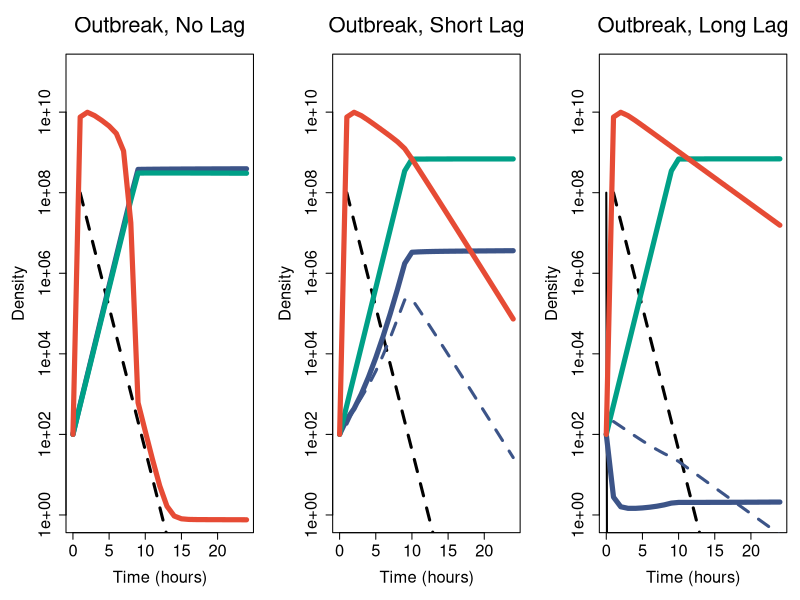
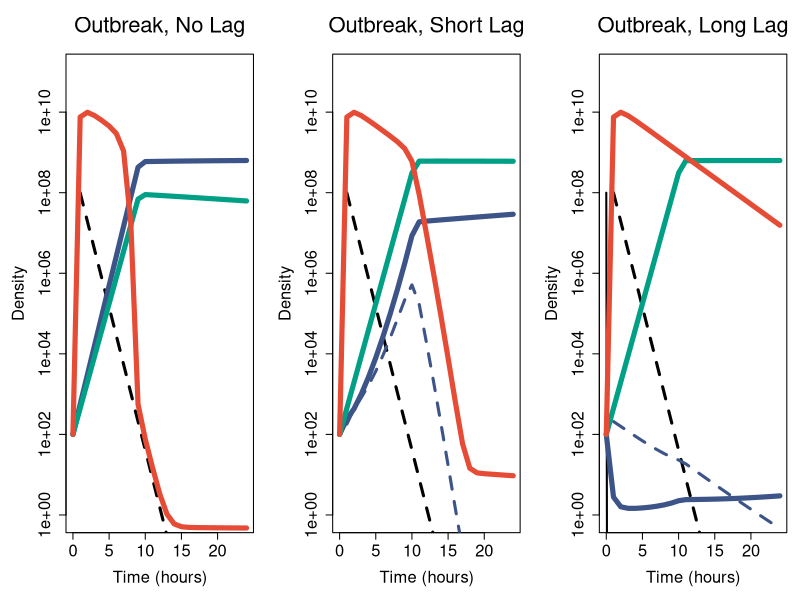

These figures' R source, in order:


#Early infection dynamics during an outbreak (24 hrs w/ susceptible initial population)

library(deSolve)
library(ggsci)
library(scales)

autoimmunitySystem <- function(t, state, parameters) {
  with(as.list(c(state, parameters)),{
    # rate of change
    V <- max(V,0)
    U <- max(U,0)
    D <- max(D,0)
    SM <- max(SM,0)
    I <- max(I,0)
    Iv <- max(Iv,0)
    Id <- max(Id,0)
    dR <- w*(r0-R) - e*v*R*(U+D+SM)/(z+R)
    dU <- ((1-2*mu/alpha)*v*R/(z+R) - delta*V - w)*U
    dI <- delta*U*V - gam*I - w*I - mu*Iv
    dIv <- delta*U*V + gam*log(beta)*Iv - (gam*exp(xi*log(beta))/xi)*I - mu*(Iv^2)/(I+1e-16)
    dD <- ((1-2*mu/alpha)*v*R/(z+R) - w - delta*V)*D + mu*Iv + phi*Id
    dId <-  delta*D*V - phi*Id - w*Id
    dSM <- ((1-kappa)*v*R/(z+R) - w)*SM
    dV <- w*(v0-V) + beta*gam*I - delta*(U+D)*V
    
    # return the rate of change
    list(c(dR,dU,dI,dIv,dD,dId,dSM,dV))
  }) # end with(as.list ...
}

autoimmunitySystemNoLag <- function(t, state, parameters) {
  with(as.list(c(state, parameters)),{
    # rate of change
    V <- max(V,0)
    U <- max(U,0)
    D <- max(D,0)
    SM <- max(SM,0)
    I <- max(I,0)
    Iv <- max(Iv,0)
    Id <- max(Id,0)
    dR <- w*(r0-R) - e*v*R*(U+D+SM)/(z+R)
    dU <- ((1-2*mu/alpha)*v*R/(z+R) - delta*V - w)*U
    dI <- delta*U*V - gam*I - w*I - mu*Iv
    dIv <- delta*U*V + gam*log(beta)*Iv - (gam*exp(xi*log(beta))/xi)*I - mu*(Iv^2)/(I+1e-16)
    dD <- ((1-2*mu/alpha)*v*R/(z+R) - w)*D + mu*Iv 
    dId <-  0
    dSM <- ((1-kappa)*v*R/(z+R) - w)*SM
    dV <- w*(v0-V) + beta*gam*I - delta*(U+D)*V
    
    # return the rate of change
    list(c(dR,dU,dI,dIv,dD,dId,dSM,dV))
  }) # end with(as.list ...
}

getParameters <- function(w=0.3,
                r0=350,
                e=5e-7,
                v=2,
                z=1,
                delta=1e-7,
                mu=1e-6,
                alpha=0.4,
                gam=4/3,
                beta=80,
                v0=0,
                phi=4/3,
                xi=1/6,
                kappa=0.05){
  parameters <- c(w=w,
                  r0=r0,
                  e=e,
                  v=v,
                  z=z,
                  delta=delta,
                  mu=mu,
                  alpha=alpha,
                  gam=gam,
                  beta=beta,
                  v0=v0,
                  phi=phi,
                  xi=xi,
                  kappa=kappa)
  return(parameters)
}

getInitial <- function(R=350,
                       U=1e8,
                       I=0,
                       Iv=0,
                       D=100,
                       Id=0,
                       SM=100,
                       V=0){
  state <- c(R=R,
             U=U,
             I=I,
             Iv=Iv,
             D=D,
             Id=Id,
             SM=SM,
             V=V)
  return(state)
}

plotOut <- function(out,main=""){
  par(mar=c(5.1, 5, 4.1, 1))
  plot(out[,"time"],out[,"U"],type="l",
       log="y",ylim=c(1,1e11),lwd=2,main=main,
       xlab="Time (hours)",ylab="Density",
       cex.axis=1.5,cex.lab=1.5,cex.main=2)
  lines(out[,"time"],out[,"I"],col="black",lty=2,lwd=3)
  lines(out[,"time"],out[,"D"],col=pal_npg("nrc")(6)[4],lwd=5)
  lines(out[,"time"],out[,"Id"],col=pal_npg("nrc")(6)[4],lty=2,lwd=3)
  lines(out[,"time"],out[,"SM"],col=pal_npg("nrc")(6)[3],lwd=5)
  lines(out[,"time"],out[,"V"],col=pal_npg("nrc")(6)[1],lwd=5)
  par(mar=c(5.1, 4.1, 4.1, 2.1))
}


times <- seq(0, 24, by = 1)
state <- getInitial(V=100)

parameters <- getParameters(v0=100,kappa=0.01,phi=10)
out_immunization_longlag <- ode(y = state, 
           times = times, 
           func = autoimmunitySystem, 
           parms = parameters,
           method="lsoda")
parameters <- getParameters(v0=100,kappa=0.01,phi=1e3)
out_immunization_shortlag <- ode(y = state, 
           times = times, 
           func = autoimmunitySystem, 
           parms = parameters,
           method="lsoda")
parameters <- getParameters(v0=100,kappa=0.01,phi=0)
out_immunization_nolag <- ode(y = state, 
           times = times, 
           func = autoimmunitySystemNoLag, 
           parms = parameters,
           method="lsoda")

setwd("~/immunelag/Fig4")
save(out_immunization_nolag,
     out_immunization_shortlag,
     out_immunization_longlag,
     file = "immunizationlag.RData")

setwd("~/immunelag/Fig4")
pdf(paste0("ImmunizationLag.pdf"),width=12,height=4)
par(mfrow=c(1,3))
plotOut(out_immunization_nolag,main=expression("Outbreak, No Lag"))
plotOut(out_immunization_shortlag,main=expression("Outbreak, Short Lag"))
plotOut(out_immunization_longlag,main=expression("Outbreak, Long Lag"))
par(mfrow=c(1,3))
dev.off()


# Very costly surface mutant

parameters <- getParameters(v0=100,kappa=0.1,phi=10)
out_immunization_longlag_costlysm <- ode(y = state, 
                                times = times, 
                                func = autoimmunitySystem, 
                                parms = parameters,
                                method="lsoda")
parameters <- getParameters(v0=100,kappa=0.1,phi=1e3)
out_immunization_shortlag_costlysm <- ode(y = state, 
                                 times = times, 
                                 func = autoimmunitySystem, 
                                 parms = parameters,
                                 method="lsoda")
parameters <- getParameters(v0=100,kappa=0.1,phi=0)
out_immunization_nolag_costlysm <- ode(y = state, 
                              times = times, 
                              func = autoimmunitySystemNoLag, 
                              parms = parameters,
                              method="lsoda")

setwd("~/immunelag/Fig4")
pdf(paste0("ImmunizationLag_costly.pdf"),width=12,height=4)
par(mfrow=c(1,3))
plotOut(out_immunization_nolag_costlysm,main=expression("Outbreak, No Lag"))
plotOut(out_immunization_shortlag_costlysm,main=expression("Outbreak, Short Lag"))
plotOut(out_immunization_longlag_costlysm,main=expression("Outbreak, Long Lag"))
par(mfrow=c(1,3))
dev.off()
